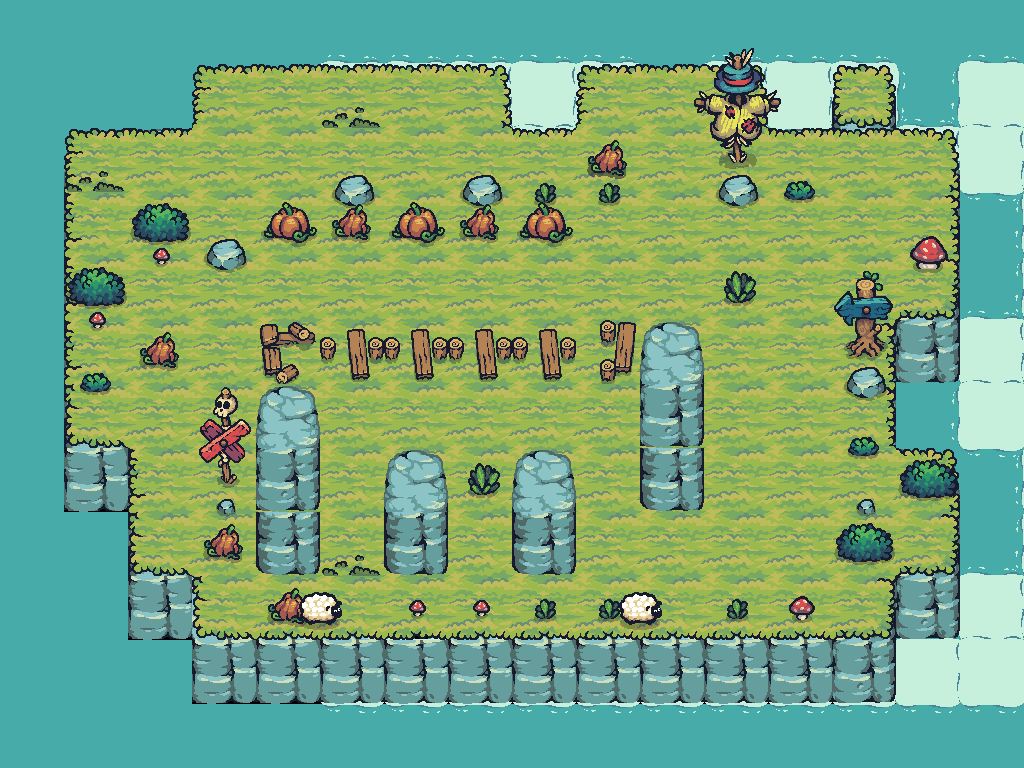

A 2D game scene composited from a Tiled map and its tileset images. What follows is a short description and the map's XML, with each tile layer's data collapsed to a summary:
An orthogonal 16x12 tile map with 64x64 px tiles, 11 tile layers (Water, Foam, layerforedge, new game bg, ...), 26 tilesets and 39 objects (27x Block, 6x Tree, 2x Barrel, PlayerCheckpoint, AntiPlayerCheckpoint, ...).

<map version="1.10" tiledversion="1.11.0" orientation="orthogonal" renderorder="right-down" width="16" height="12" tilewidth="64" tileheight="64" infinite="0" nextlayerid="28" nextobjectid="11">
 <properties>
  <property name="Star1" type="int" value="49" />
  <property name="Star2" type="int" value="50" />
  <property name="Star3" type="int" value="51" />
 </properties>
 <tileset firstgid="1" source="Terrain.tsx" />
 <tileset firstgid="41" source="Castle_Red.tsx" />
 <tileset firstgid="61" source="Tree.tsx" />
 <tileset firstgid="169" source="17.tsx" />
 <tileset firstgid="171" source="Tower_Blue.tsx" />
 <tileset firstgid="179" source="01.tsx" />
 <tileset firstgid="180" source="06.tsx" />
 <tileset firstgid="181" source="18.tsx" />
 <tileset firstgid="190" source="09.tsx" />
 <tileset firstgid="191" source="12.tsx" />
 <tileset firstgid="192" source="16.tsx" />
 <tileset firstgid="194" source="Castle_Destroyed.tsx" />
 <tileset firstgid="214" source="HappySheep_Idle.tsx" />
 <tileset firstgid="222" source="Tree_192.tsx" />
 <tileset firstgid="234" source="Water.tsx" />
 <tileset firstgid="235" source="Foam_192.tsx" />
 <tileset firstgid="243" source="Tilemap_Elevation.tsx" />
 <tileset firstgid="275" source="02.tsx" />
 <tileset firstgid="276" source="03.tsx" />
 <tileset firstgid="277" source="04.tsx" />
 <tileset firstgid="278" source="07.tsx" />
 <tileset firstgid="279" source="10.tsx" />
 <tileset firstgid="280" source="TX Props.tsx" />
 <tileset firstgid="344" source="Bridge_All.tsx" />
 <tileset firstgid="356" source="13.tsx" />
 <tileset firstgid="357" source="11.tsx" />
 <group id="26" name="Common">
  <layer id="13" name="Water" width="16" height="12">
   <data>[192 cells, 88 non-empty, 1 distinct tile ids]</data>
  </layer>
  <layer id="14" name="Foam" width="16" height="12" offsetx="128" offsety="0">
   <data>[192 cells, 44 non-empty, 1 distinct tile ids]</data>
  </layer>
  <layer id="19" name="layerforedge" width="16" height="12">
   <data>[192 cells, 30 non-empty, 11 distinct tile ids]</data>
  </layer>
  <layer id="15" name="new game bg" width="16" height="12">
   <data>[192 cells, 128 non-empty, 12 distinct tile ids]</data>
  </layer>
  <layer id="24" name="eat" width="16" height="12">
   <data>[192 cells, 5 non-empty, 3 distinct tile ids]</data>
  </layer>
  <layer id="27" name="grass" width="16" height="12">
   <data>[192 cells, 3 non-empty, 1 distinct tile ids]</data>
  </layer>
  <layer id="17" name="props" width="16" height="12" offsetx="0" offsety="32">
   <data>[192 cells, 17 non-empty, 7 distinct tile ids]</data>
  </layer>
  <layer id="18" name="propsLayer2" width="16" height="12">
   <data>[192 cells, 15 non-empty, 12 distinct tile ids]</data>
  </layer>
  <objectgroup id="21" name="TreesOutSideGameGrid" class="TreesOutSideGameGrid">
   <object id="3" name="Tree" type="Tree" x="192" y="128" width="64" height="64" />
   <object id="5" name="Tree" type="Tree" x="256" y="128" width="64" height="64" />
   <object id="6" name="Tree" type="Tree" x="384" y="128" width="64" height="64" />
   <object id="7" name="Tree" type="Tree" x="832" y="192" width="64" height="64" />
   <object id="8" name="Tree" type="Tree" x="640" y="128" width="64" height="64" />
   <object id="9" name="Tree" type="Tree" x="192" y="320" width="64" height="64" />
  </objectgroup>
  <layer id="22" name="AheadOfTreesProps" width="16" height="12">
   <data>[192 cells, 6 non-empty, 6 distinct tile ids]</data>
  </layer>
  <objectgroup id="30" name="CollisionblocksForGrid">
   <object id="101" name="Block" type="Block" x="256" y="128" width="576" height="64" />
   <object id="102" name="Block" type="Block" x="256" y="576" width="576" height="64" />
   <object id="103" name="Block" type="Block" x="192" y="192" width="64" height="384" />
   <object id="104" name="Block" type="Block" x="831" y="192" width="64" height="384" />
  </objectgroup>
  <layer id="25" name="BottomEdge" width="16" height="12">
   <data>[192 cells, 2 non-empty, 1 distinct tile ids]</data>
  </layer>
 </group>
 <layer id="13" name="CollisionblockTileLayer" width="16" height="12">
  <data>[192 cells, 23 non-empty, 9 distinct tile ids]</data>
 </layer>
 <objectgroup id="5" name="Collisionblocks">
  <object id="1" name="Block" type="Block" x="256" y="192" width="64" height="64" />
  <object id="2" name="Block" type="Block" x="320" y="192" width="64" height="64" />
  <object id="3" name="Block" type="Block" x="384" y="192" width="64" height="64" />
  <object id="4" name="Block" type="Block" x="448" y="192" width="64" height="64" />
  <object id="5" name="Block" type="Block" x="512" y="192" width="64" height="64" />
  <object id="7" name="Block" type="Block" x="704" y="256" width="64" height="64" />
  <object id="8" name="Block" type="Block" x="256" y="320" width="64" height="64" />
  <object id="9" name="Block" type="Block" x="320" y="320" width="64" height="64" />
  <object id="10" name="Block" type="Block" x="384" y="320" width="64" height="64" />
  <object id="11" name="Block" type="Block" x="448" y="320" width="64" height="64" />
  <object id="12" name="Block" type="Block" x="512" y="320" width="64" height="64" />
  <object id="13" name="Block" type="Block" x="576" y="320" width="64" height="64" />
  <object id="14" name="Block" type="Block" x="640" y="320" width="64" height="64" />
  <object id="16" name="Block" type="Block" x="256" y="384" width="64" height="64" />
  <object id="18" name="Block" type="Block" x="640" y="384" width="64" height="64" />
  <object id="19" name="Block" type="Block" x="256" y="448" width="64" height="64" />
  <object id="20" name="Block" type="Block" x="384" y="448" width="64" height="64" />
  <object id="21" name="Block" type="Block" x="448" y="448" width="64" height="64" />
  <object id="22" name="Block" type="Block" x="512" y="448" width="64" height="64" />
  <object id="23" name="Block" type="Block" x="640" y="448" width="64" height="64" />
  <object id="24" name="Block" type="Block" x="256" y="512" width="64" height="64" />
  <object id="26" name="Block" type="Block" x="384" y="512" width="64" height="64" />
  <object id="27" name="Block" type="Block" x="512" y="512" width="64" height="64" />
 </objectgroup>
 <objectgroup id="6" name="Checkpoints">
  <object id="6" name="PlayerCheckpoint" type="PlayerCheckpoint" x="256" y="256" width="64" height="64" />
  <object id="17" name="AntiPlayerCheckpoint" type="AntiPlayerCheckpoint" x="512" y="384" width="64" height="64" />
 </objectgroup>
 <objectgroup id="7" name="Spawnpoints">
  <object id="29" name="AntiPlayer" type="AntiPlayer" x="256" y="256" width="64" height="64" />
  <object id="15" name="Barrel" type="Barrel" x="704" y="320" width="64" height="64" />
  <object id="25" name="Player" type="Player" x="320" y="512" width="64" height="64" />
  <object id="28" name="Barrel" type="Barrel" x="768" y="512" width="64" height="64" />
 </objectgroup>
</map>
